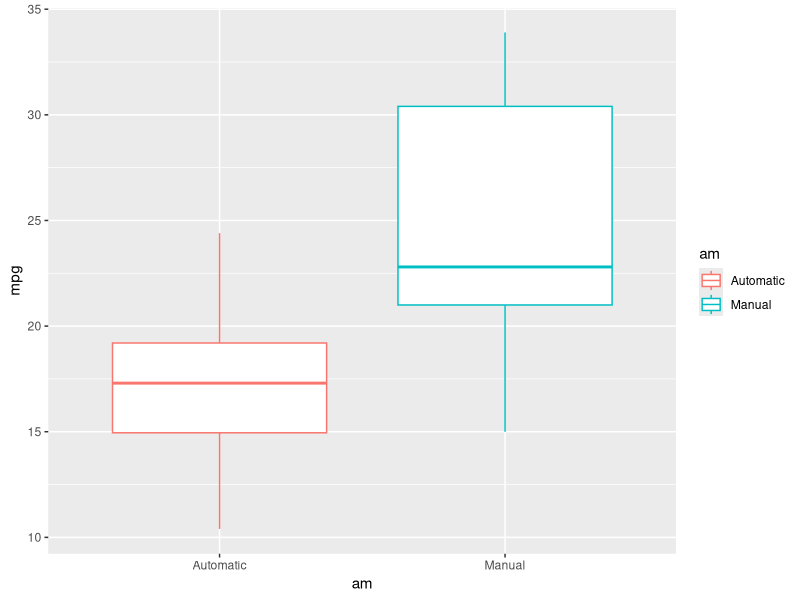

R code for this plot:
library(datasets)
library(ggplot2)
data(mtcars)

mtcars$am <- factor(mtcars$am, labels=c("Automatic", "Manual"))
model<-lm(mpg~., data=mtcars)
stepmodel<-step(model, trace=0)
summ<-summary(stepmodel)
print(summ)

model<-lm(mpg~ am:(wt+qsec),data=mtcars)
print(model)

ttest<-t.test(mpg~am, data=mtcars)
print(ttest)
plt<-ggplot(mtcars, aes(am, mpg, group=am,color=am)) + geom_boxplot()
print(plt)